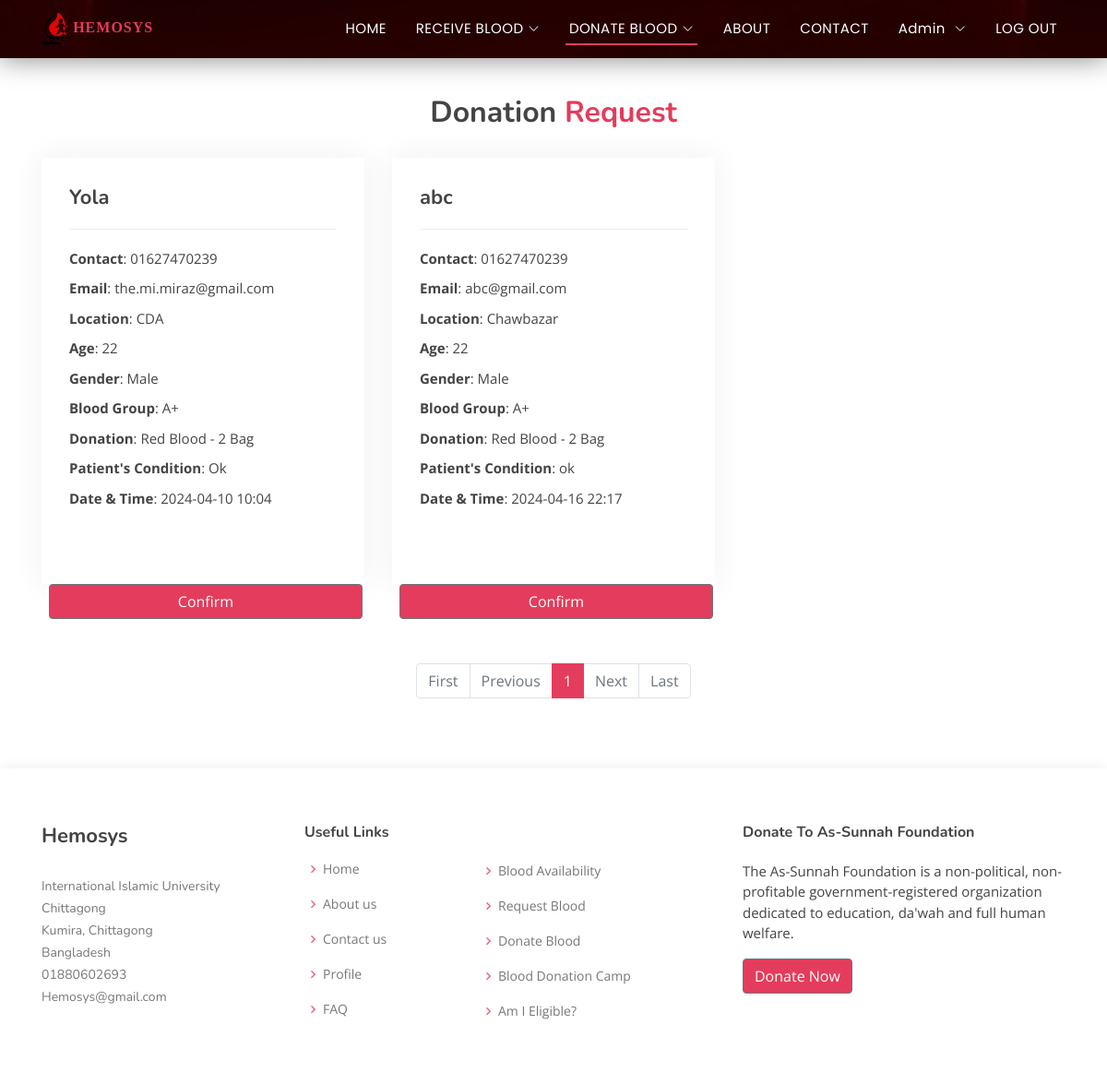
Screenshot of /donor/donation-request/ (signed in) with the database file from the repository.
### Recipient/models.py (models this page shows)
class recipient(models.Model):
    recipientname = models.CharField(max_length=150)
    recipientphone = models.CharField(max_length=150)
    recipientemail = models.CharField(max_length=150)
    recipientlocation = models.CharField(max_length=150)
    recipientage = models.CharField(max_length=150)
    recipientgender = models.CharField(max_length=150)
    recipientblood = models.CharField(max_length=150)
    recipientdonationtype = models.CharField(max_length=150, null=True)
    recipientdonationquantity = models.CharField(max_length=150)
    recipientcondition = models.CharField(max_length=150)
    recipientdate = models.CharField(max_length=150)
    recipienttime = models.CharField(max_length=150, default = None)

### donor/views.py (the view)
# urls.py: path('donation-request/', views.donation_request, name="donationrequest"),
def donation_request(request):
    if request.user.is_authenticated:
        reqdata = recipient.objects.all()
        paginator=Paginator(reqdata,12)
        page_number=request.GET.get('page')
        page_obj=paginator.get_page(page_number)
        return render(request, "donationrequest.html", {"page_obj": page_obj})
    else:
        messages.warning(request, "PLEASE LOG IN TO DONATE")
        return redirect("/")

### templates/donationrequest.html (shortened to what this page needs)
{% extends 'base.html' %}
{% block content %}
<section id="portfolio-details" class="portfolio-details">
  <div class="container">
    <div class="section-title">
      <br><br>
      <h3>Donation <span>Request</span></h3>
    </div>
  </div>
  <div class="container">
    <div class="row gy-4">
      {% for n in page_obj %}
      <div class="col-lg-4">
        <div class="portfolio-info">
          <h3>{{ n.recipientname }}</h3>
          <ul>
            <li><strong>Contact</strong>: {{ n.recipientphone }} </li>
            <li><strong>Email</strong>: {{ n.recipientemail }} </li>
            <li><strong>Location</strong>: {{ n.recipientlocation }} </li>
            <li><strong>Age</strong>: {{ n.recipientage }} </li>
            <li><strong>Gender</strong>: {{ n.recipientgender }} </li>
            <li><strong>Blood Group</strong>: {{ n.recipientblood }} </li>
            <li><strong>Donation</strong>: {{ n.recipientdonationtype }} - {{ n.recipientdonationquantity }} Bag</li>
            <li><strong>Patient's Condition</strong>: {{ n.recipientcondition }} </li>
            <li><strong>Date & Time</strong>: {{ n.recipientdate }} {{ n.recipienttime }} </li>
            <br><br>
          </ul>
        </div>
        <form method="post" action="/donor/confirm-donation/{{n.id}}/">
          <button type="submit" class="btn btn-secondary mx-2" style="background-color: #e43c5c; width: 340px;"> Confirm </button>
        </form>
      </div>
      {% endfor %}
    </div>
  </div>
  <br><br>
  <div class="container d-flex justify-content-center">
    <nav aria-label="...">
      <ul class="pagination">
        {% if page_obj.has_previous %}
          <li class="page-item">
            <a class="page-link" href="?page=1">First</a>
          </li>
          <li class="page-item">
            <a class="page-link" href="?page={{ page_obj.previous_page_number }}">Previous</a>
          </li>
        {% else %}
          <li class="page-item disabled">
            <a class="page-link" href="?page=1">First</a>
          </li>
          <li class="page-item disabled">
            <a class="page-link" href="#">Previous</a>
          </li>
        {% endif %}
        {% for num in page_obj.paginator.page_range %}
          <li class="page-item {% if page_obj.number == num %}active{% endif %}" aria-current="page">
            <a class="page-link" href="?page={{ num }}">{{ num }}</a>
          </li>
        {% endfor %}
        {% if page_obj.has_next %}
          <li class="page-item">
            <a class="page-link" href="?page={{ page_obj.next_page_number }}">Next</a>
          </li>
          <li class="page-item">
            <a class="page-link" href="?page={{ page_obj.paginator.num_pages }}">Last</a>
          </li>
        {% else %}
          <li class="page-item disabled">
            <a class="page-link" href="#">Next</a>
          </li>
          <li class="page-item disabled">
            <a class="page-link" href="#">Last</a>
          </li>
        {% endif %}
      </ul>
    </nav>
  </div>
</section>
{% endblock content %}

### static/assets/css/style.css (style rules this page uses)
body { font-family: "Open Sans", sans-serif; color: #444444; }
a { color: #e43c5c; text-decoration: none; }
h1, h2, h3, h4, h5, h6 { font-family: "Nunito", sans-serif; }
section { padding: 60px 0; overflow: hidden; }
.section-title { text-align: center; padding-bottom: 30px; }
.section-title h3 { margin: 15px 0 0 0; font-size: 32px; font-weight: 700; }
.section-title h3 span { color: #e43c5c; }
.portfolio-details { padding-top: 40px; }
.portfolio-details .portfolio-info { width: 350px; height: 462px; padding: 30px; box-shadow: 0px 0 30px rgba(73, 60, 62, 0.08); overflow: hidden; }
.portfolio-details .portfolio-info h3 { font-size: 22px; font-weight: 700; margin-bottom: 20px; padding-bottom: 20px; border-bottom: 1px solid #eee; }
.portfolio-details .portfolio-info ul { list-style: none; padding: 0; font-size: 15px; }
.portfolio-details .portfolio-info ul li+li { margin-top: 10px; }
.pagination .page-link { color: #e43c5c; background-color: transparent; border-color: #e43c5c; }
.pagination .page-item.active .page-link { background-color: #e43c5c; border-color: #e43c5c; }

### rows the page displays
recipient: recipientname "Yola", recipientphone "01627470239", recipientemail "the.mi.miraz@gmail.com", recipientlocation "CDA", recipientage "22", recipientgender "Male", recipientblood "A+", recipientdonationtype "Red Blood", recipientdonationquantity "2", recipientcondition "Ok", recipientdate "2024-04-10", recipienttime "10:04"
recipient: recipientname "abc", recipientphone "01627470239", recipientemail "abc@gmail.com", recipientlocation "Chawbazar", recipientage "22", recipientgender "Male", recipientblood "A+", recipientdonationtype "Red Blood", recipientdonationquantity "2", recipientcondition "ok", recipientdate "2024-04-16", recipienttime "22:17"

### other values shown
{{ num }} "1"
